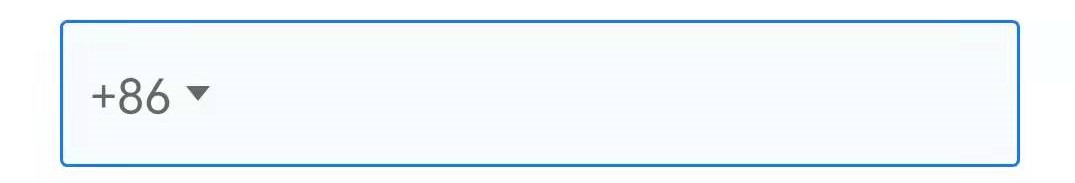
#> input picture MobileKG/Config/LayoutPics/login/login-01.jpg, 1075 x 183 px
$ python -i CannyOCR.py   (imports and definitions only)   (older library calls are emulated)
#> lines starting #> are read from the running program, lines starting #| are printed output that depends on the picture; after the words box and inside, x2 and y2 are one past the last pixel; in counts of white or black regions, pixels touching at a corner belong together
#> further down, picture is the input picture: shape (183, 1075, 3); mean B, G, R 250.4, 246.6, 241.3
'''
IMPORTANT: This script has secret key configured in function `ocr`. DO NOT spread it publicly.
'''

import os
import sys
import cv2
import json
import numpy as np
from aip import AipOcr


def canny_boundings(image, canny_sigma=0.33, dilate_count=4):
#> called with canny_sigma = 0.33, dilate_count = 4
    gray = cv2.cvtColor(image, cv2.COLOR_BGR2GRAY)
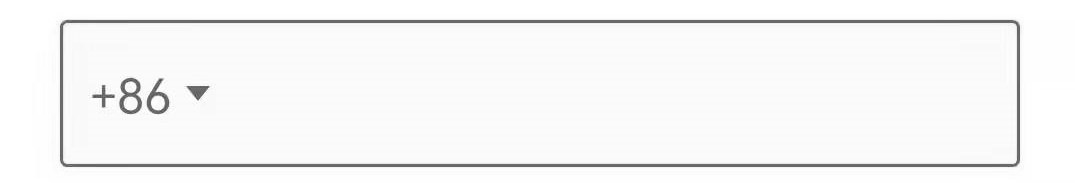
#> gray: shape (183, 1075); min 69, max 255, mean 245.6
    v = np.median(gray)
#> v = 251
    lower_threshold = int(max(0, (1 - canny_sigma) * v))
#> lower_threshold = 168
    upper_threshold = int(min(255, (1 + canny_sigma) * v))
#> upper_threshold = 255
    img_binary = cv2.Canny(gray, lower_threshold, upper_threshold, -1)
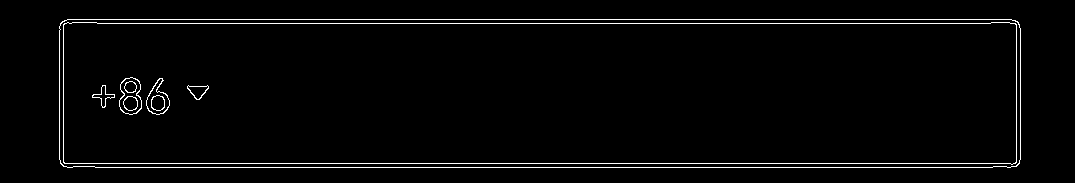
#> img_binary: shape (183, 1075); 2.5% white in thin lines or dots, all inside (x1, y1, x2, y2) = (59, 19, 1021, 168)
    img_dilated = cv2.dilate(img_binary, None, iterations=dilate_count)
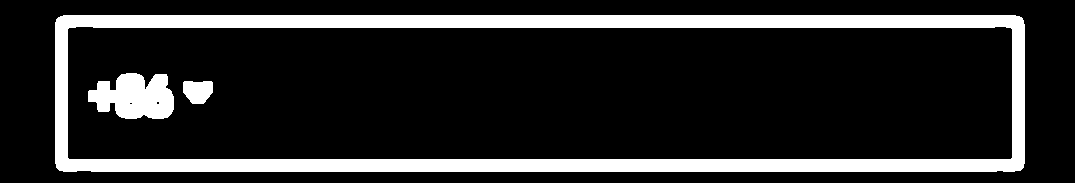
#> img_dilated: shape (183, 1075); 16.2% white; 3 white regions
    try:
        _, contours, _ = cv2.findContours(img_dilated, cv2.RETR_EXTERNAL, cv2.CHAIN_APPROX_SIMPLE)
#> contours = 1 contour; box (x1, y1, x2, y2) and area: (55, 15, 1025, 172) 151064
    except Exception as e:
        contours, _ = cv2.findContours(img_dilated, cv2.RETR_EXTERNAL, cv2.CHAIN_APPROX_SIMPLE)
    # Find bounding using contours.
    boundings = [cv2.boundingRect(c) for c in contours]
#> boundings = [(55, 15, 970, 157)]
    return boundings


# [162 lines left out: functions ocr, deep_ocr, intersect, process_bounding, extract, main, not called in this run]


# if __name__ == '__main__':
#     main()

>>> import cv2
>>> picture = cv2.imread('../Config/LayoutPics/login/login-01.jpg')
>>> result = canny_boundings(picture)
#> result = [(55, 15, 970, 157)]

$ run again, on MobileKG/Config/LayoutPics/login/login-02.jpg
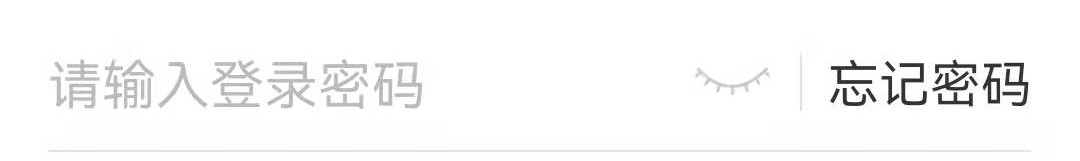
#> input picture MobileKG/Config/LayoutPics/login/login-02.jpg, 1080 x 161 px
#> picture is the input picture: shape (161, 1080, 3); min 21, max 255, mean 248.3
#> v = 255
#> lower_threshold = 170
#> upper_threshold = 255
#> in canny_boundings, `img_binary = cv2.Canny(gray, lower_threshold, upper_threshold, -1)`:
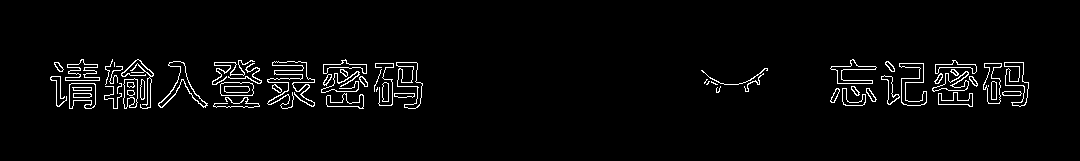
#> img_binary: shape (161, 1080); 3.1% white in thin lines or dots, all inside (x1, y1, x2, y2) = (50, 59, 1029, 109)
#> in canny_boundings, `img_dilated = cv2.dilate(img_binary, None, iterations=dilate_count)`:
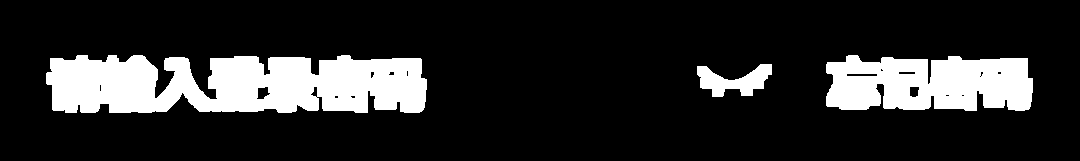
#> img_dilated: shape (161, 1080); 16.7% white; 3 white regions
#> contours = 3 contours; box (x1, y1, x2, y2) and area: (46, 55, 427, 113) 17656, (826, 55, 1033, 111) 9448, (697, 64, 772, 97) 1228
#> boundings = [(697, 64, 75, 33), (826, 55, 207, 56), (46, 55, 381, 58)]
#> result has the same summary as boundings in canny_boundings
